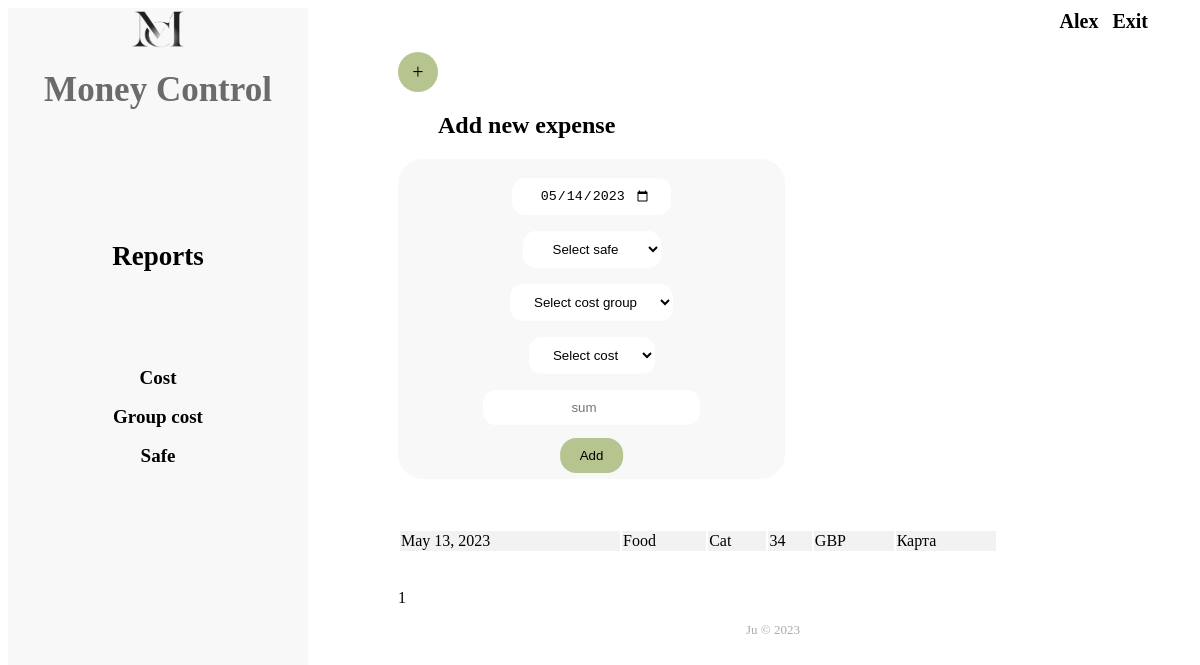
/operations/expense/ (signed in), run on the app's committed database.
### operations/models.py (models this page shows, shortened)
class Transactions(models.Model):
    date = models.DateField(default=datetime.date.today)
    safe_id = models.ForeignKey(Safe, on_delete=models.CASCADE)
    group_id = models.ForeignKey(CostGroup, on_delete=models.CASCADE)
    cost_id = models.ForeignKey(Cost, on_delete=models.CASCADE)
    sum_transactions = models.IntegerField()
    user_id = models.IntegerField()

class Cost(models.Model):
    name = models.CharField(max_length=100)
    cost_group_id = models.ForeignKey(CostGroup, on_delete=models.CASCADE)
    user_id = models.IntegerField()

class CostGroup(models.Model):
    TYPE_GROUP = [(0, 'expense'), (1, 'income')]
    name = models.CharField(max_length=100)
    type_group = models.IntegerField(choices=TYPE_GROUP, default=0)
    user_id = models.IntegerField()

class Safe(models.Model):
    SAFE_TYPE = (
        ('Cash', 'C1'),
        ('Card', 'C2'),
        ('Cryptocurrency', 'C3')
    )
    CURRENCY = (
        ('UAH', 980),
        ('USD', 840),
        ('EUR', 978),
        ('GBP', 826),
        ('PLN', 985),
        ('CNY', 156),
        ('JPY', 392),
        ('CHF', 756),
        ('CZK', 203)
    )
    name = models.CharField(max_length=100)
    safe_type = models.CharField(choices=SAFE_TYPE, max_length=15)
    currency = models.CharField(choices=CURRENCY, max_length=3)
    user_id = models.IntegerField()

### operations/views.py (the view, shortened to what this page needs)
# urls.py: path('expense/', operations.views.create_expense),
def create_expense(request):
    user_name = request.user.username
    safes_list = Safe.objects.filter(user_id=request.user.pk)
    groups_list = CostGroup.objects.filter(user_id=request.user.pk, type_group=0)
    user_expense = Transactions.objects.filter(user_id=request.user.pk, group_id__type_group=0).order_by('-date')
    pages = Paginator(user_expense, 7)
    page_number = request.GET.get('page')
    page_obj = pages.get_page(page_number)
    context = {'user_name': user_name, 'safes_list': safes_list, 'groups_list': groups_list, 'page_obj': page_obj}
    return render(request, 'create_expense.html', context)

### templates/create_expense.html (shortened to what this page needs)
<!DOCTYPE html>
<html lang="en">
<head>
    {% load static %}
    <link rel="stylesheet" href="{% static 'css/operations_income_add.css'%}">
</head>
<body>
    <div class="wrapper">
        <aside class="sidebar">
            <div class="company">
                {% load static %}
                <a href="/user/home/"><img class='logo-comp' src="{% static 'img/logo2.png' %}" alt="logo"></a>
                <h1 class="app"><a class="link-main" href="/user/home/">Money Control</a></h1>
            </div>
            <div class="reports">
                <a class="active-link-reports" href="/reports/">Reports</a>
            </div>
            <div class="links">
                <a class="active-link" href="/operations/cost/">Cost</a>
            </div>
            <div class="links">
                <a class="active-link" href="/operations/group_cost/">Group cost</a>
            </div>
            <div class="links">
                <a class="active-link" href="/operations/safe/">Safe</a>
            </div>
        </aside>
        <div class="mein-content">
            <div class="header-right">
                <ul class="heager-list">
                    <li class="header-item"><span class="username">{{ user_name }}</span></li>
                    <li class='header-item'><a class="header-link" href="/user/logout/">Exit</a></li>
                </ul>
            </div>
            <div class="changeable-content">
                <form action="/operations/expense/" method="post">{% csrf_token %}
                    <a class="btn-plus" href="/operations/income/">+</a>
                    <h2 class="title">Add new expense </h2>
                    <div class="new-cost-group">
                        <input class="box" type="date" name="date" id="myDateField">
                        <select class="box" name="safe_id">
                            <option value="">Select safe</option>
                        </select>
                        <select class="box" name="group_id" id="group-select">
                            <option value="">Select cost group</option>
                        </select>
                        <select class="box" name="cost_id" id="cost-select">
                            <option value="">Select cost </option>
                        </select>
                        <input class='box' type="number" name="sum" min="0" step="0.01" placeholder="sum">
                        <input class="button" type="submit" value="Add">
                    </div>
                    <table style="width:80%">
                        {% for expense in page_obj %}
                        <tr>
                            <td><a class="table-link" href="/operations/expense/{{expense.id}}/">{{expense.date}}</a></td>
                            <td><a class="table-link" href="/operations/expense/{{expense.id}}/">{{expense.cost_id.name}}</a></td>
                            <td><a class="table-link" href="/operations/expense/{{expense.id}}/">{{expense.group_id.name}}</a></td>
                            <td><a class="table-link" href="/operations/expense/{{expense.id}}/">{{expense.sum_transactions}}</a></td>
                            <td><a class="table-link" href="/operations/expense/{{expense.id}}/">{{expense.safe_id.currency}}</a></td>
                            <td><a class="table-link" href="/operations/expense/{{expense.id}}/">{{expense.safe_id.name}}</a></td>
                        </tr>
                        {% endfor %}
                    </table>
                    <br>
                    <br>
                    {% include "pagination.html" %}
                </form>
                <footer>
                    <p class="copyright">Ju © 2023</p>
                </footer>
            </div>
        </div>
    </div>
</body>
</html>

### static/css/operations_income_add.css (style rules this page uses)
.wrapper { display: flex; flex-direction: row; background: #FFFFFF; margin: auto; }
.logo-comp { width: 55px; height: 40px; }
.mein-content { padding-left: 40px; padding-bottom: 40px; padding-right: 30px; padding-top: 5px; width: 800px; }
.sidebar { background: #f8f8f8; width: 300px; height: 770px; }
.app { color: #6b6b6b; font-style: normal; font-weight: 700; font-size: 35px; line-height: 17px; }
.active-link { color: black; text-decoration: none; font-style: normal; font-weight: 700; font-size: 19px; line-height: 17px; }
.active-link-reports { color: black; text-decoration: none; font-style: normal; font-weight: 700; font-size: 27px; line-height: 17px; }
.company { margin-bottom: 150px; text-align: center; }
.reports { margin-bottom: 100px; text-align: center; }
.links { margin-bottom: 20px; text-align: center; }
.link-main { text-decoration: none; color: #6b6b6b; }
.header-right { margin-bottom: 20px; float: none; }
.header-item { display: inline; margin-left: 10px; }
.header-link { color: black; text-decoration: none; font-style: normal; font-weight: 700; font-size: 20px; line-height: 17px; }
.heager-list { list-style: none; margin: 0; padding-left: 0; overflow: hidden; display: block; text-align: right; }
.username { color: black; font-style: normal; font-weight: 700; font-size: 20px; line-height: 17px; }
.changeable-content { margin-top: 1%; padding-left: 50px; }
.new-cost-group { background-color: #f8f8f8; border: 6px solid #f8f8f8; border-radius: 25px; margin-bottom: 50px; width: 50%; }
.box { background-color: white; border: solid #f8f8f8; color: black; padding: 10px 20px; text-align: center; display: block; cursor: pointer; border-radius: 16px; margin-top: 10px; margin-bottom: 10px; margin-left: auto; margin-right: auto; }
.button { background-color: #b6c590; border: none; color: black; padding: 10px 20px; text-align: center; position: relative; left: 50%; transform: translate(-50%, 0); cursor: pointer; border-radius: 16px; }
.copyright { margin-top: 15px; text-align: center; font-size: 13px; color: #aaa; margin-bottom: 0; }
.title { padding-left: 40px; }

### templates/create_expense.html (style rules this page uses)
tr:nth-child(odd) { background-color: #f2f2f2 }
.table-link { color: black; text-decoration: none; }
.btn-plus { display:inline-block; width: 40px; height: 40px; background-color: #f8f8f8; border-radius: 50%; color: black; font-size: 20px; line-height: 40px; text-align: center; text-decoration: none; background-color: #b6c590; left: 110%; top: 27%; }

### data on the page
Transactions: date "May 13, 2023", cost_id.name "Food", group_id.name "Cat", sum_transactions "34", safe_id.currency "GBP", safe_id.name "Карта"

### other printed values
{{ user_name }} "Alex"
{{ i }} "1"
